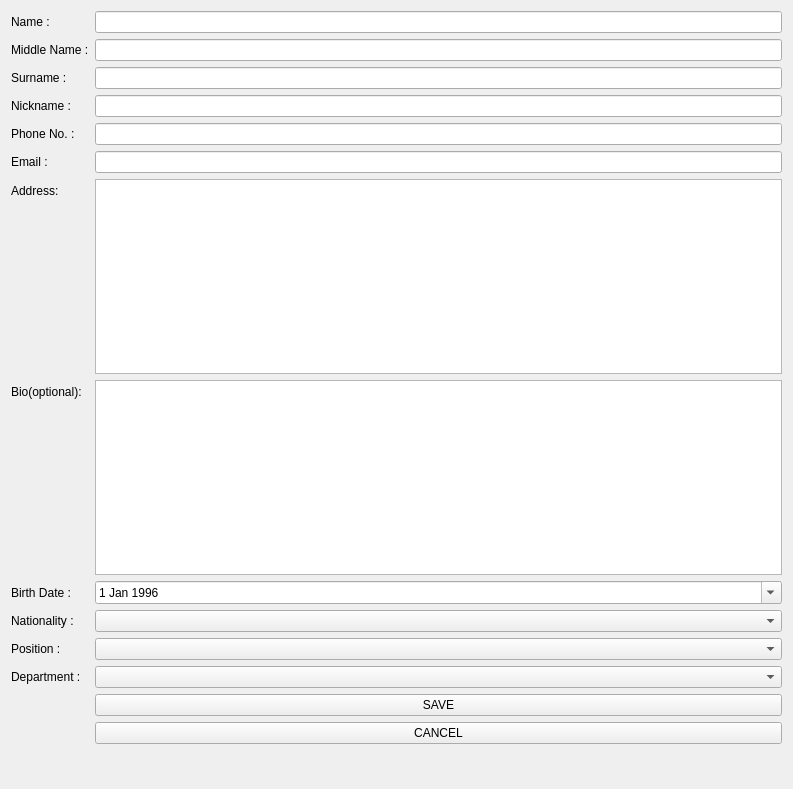
     <widget class="QWidget" name="scrollAreaWidgetContents">
      <property name="geometry">
       <rect>
        <x>0</x>
        <y>0</y>
        <width>793</width>
        <height>789</height>
       </rect>
      </property>
      <layout class="QFormLayout" name="formLayout">
       <property name="fieldGrowthPolicy">
        <enum>QFormLayout::AllNonFixedFieldsGrow</enum>
       </property>
       <item row="0" column="0">
        <widget class="QLabel" name="label_5">
         <property name="text">
          <string>Name : </string>
         </property>
        </widget>
       </item>
       <item row="0" column="1">
        <widget class="QLineEdit" name="name_lineEdit">
         <property name="mouseTracking">
          <bool>false</bool>
         </property>
         <property name="autoFillBackground">
          <bool>false</bool>
         </property>
         <property name="text">
          <string/>
         </property>
         <property name="frame">
          <bool>true</bool>
         </property>
         <property name="placeholderText">
          <string/>
         </property>
        </widget>
       </item>
       <item row="1" column="0">
        <widget class="QLabel" name="label_6">
         <property name="text">
          <string>Middle Name :</string>
         </property>
        </widget>
       </item>
       <item row="1" column="1">
        <widget class="QLineEdit" name="middlename_lineEdit">
         <property name="mouseTracking">
          <bool>false</bool>
         </property>
        </widget>
       </item>
       <item row="2" column="0">
        <widget class="QLabel" name="label_7">
         <property name="text">
          <string>Surname :</string>
         </property>
        </widget>
       </item>
       <item row="2" column="1">
        <widget class="QLineEdit" name="surname_lineEdit">
         <property name="mouseTracking">
          <bool>false</bool>
         </property>
        </widget>
       </item>
       <item row="3" column="0">
        <widget class="QLabel" name="label_9">
         <property name="text">
          <string>Nickname :</string>
         </property>
        </widget>
       </item>
       <item row="3" column="1">
        <widget class="QLineEdit" name="nickname_lineEdit">
         <property name="mouseTracking">
          <bool>false</bool>
         </property>
        </widget>
       </item>
       <item row="4" column="0">
        <widget class="QLabel" name="label_10">
         <property name="text">
          <string>Phone No. :</string>
         </property>
        </widget>
       </item>
       <item row="4" column="1">
        <widget class="QLineEdit" name="phone_lineEdit">
         <property name="mouseTracking">
          <bool>false</bool>
         </property>
        </widget>
       </item>
       <item row="5" column="0">
        <widget class="QLabel" name="label_17">
         <property name="text">
          <string>Email :</string>
         </property>
        </widget>
       </item>
       <item row="5" column="1">
        <widget class="QLineEdit" name="email_lineEdit">
         <property name="mouseTracking">
          <bool>false</bool>
         </property>
        </widget>
       </item>
       <item row="6" column="0">
        <widget class="QLabel" name="label_11">
         <property name="text">
          <string>Address:</string>
         </property>
        </widget>
       </item>
       <item row="6" column="1">
        <widget class="QTextEdit" name="address_textEdit"/>
       </item>
       <item row="7" column="0">
        <widget class="QLabel" name="label_12">
         <property name="text">
          <string>Bio(optional):</string>
         </property>
        </widget>
       </item>
       <item row="7" column="1">
        <widget class="QTextEdit" name="bio_textEdit"/>
       </item>
       <item row="8" column="0">
        <widget class="QLabel" name="label_13">
         <property name="text">
          <string>Birth Date :</string>
         </property>
        </widget>
       </item>
       <item row="8" column="1">
        <widget class="QDateEdit" name="dateEdit">
         <property name="cursor">
          <cursorShape>PointingHandCursor</cursorShape>
         </property>
         <property name="locale">
          <locale language="English" country="UnitedStates"/>
         </property>
         <property name="date">
          <date>
           <year>1996</year>
           <month>1</month>
           <day>1</day>
          </date>
         </property>
         <property name="calendarPopup">
          <bool>true</bool>
         </property>
        </widget>
       </item>
       <item row="9" column="0">
        <widget class="QLabel" name="label_16">
         <property name="text">
          <string>Nationality :</string>
         </property>
        </widget>
       </item>
       <item row="9" column="1">
        <widget class="QComboBox" name="nation_box">
         <property name="cursor">
          <cursorShape>PointingHandCursor</cursorShape>
         </property>
        </widget>
       </item>
       <item row="10" column="0">
        <widget class="QLabel" name="label_14">
         <property name="text">
          <string>Position :</string>
         </property>
        </widget>
       </item>
       <item row="10" column="1">
        <widget class="QComboBox" name="position_box">
         <property name="cursor">
          <cursorShape>PointingHandCursor</cursorShape>
         </property>
        </widget>
       </item>
       <item row="11" column="0">
        <widget class="QLabel" name="label_15">
         <property name="text">
          <string>Department :</string>
         </property>
        </widget>
       </item>
       <item row="11" column="1">
        <widget class="QComboBox" name="department_box">
         <property name="cursor">
          <cursorShape>PointingHandCursor</cursorShape>
         </property>
        </widget>
       </item>
       <item row="12" column="1">
        <widget class="QPushButton" name="save_button">
         <property name="cursor">
          <cursorShape>PointingHandCursor</cursorShape>
         </property>
         <property name="text">
          <string>SAVE</string>
         </property>
        </widget>
       </item>
       <item row="13" column="1">
        <widget class="QPushButton" name="cancel_button">
         <property name="cursor">
          <cursorShape>PointingHandCursor</cursorShape>
         </property>
         <property name="text">
          <string>CANCEL</string>
         </property>
        </widget>
       </item>
       <item row="14" column="1">
        <widget class="QLabel" name="save_warn_label">
         <property name="text">
          <string>&lt;html&gt;&lt;head/&gt;&lt;body&gt;&lt;p align=&quot;center&quot;&gt;&lt;br/&gt;&lt;/p&gt;&lt;/body&gt;&lt;/html&gt;</string>
         </property>
        </widget>
       </item>
      </layout>
      <zorder>label_5</zorder>
      <zorder>phone_lineEdit</zorder>
      <zorder>label_9</zorder>
      <zorder>surname_lineEdit</zorder>
      <zorder>name_lineEdit</zorder>
      <zorder>label_11</zorder>
      <zorder>nickname_lineEdit</zorder>
      <zorder>middlename_lineEdit</zorder>
      <zorder>label_6</zorder>
      <zorder>label_10</zorder>
      <zorder>label_7</zorder>
      <zorder>address_textEdit</zorder>
      <zorder>bio_textEdit</zorder>
      <zorder>label_12</zorder>
      <zorder>dateEdit</zorder>
      <zorder>label_13</zorder>
      <zorder>position_box</zorder>
      <zorder>department_box</zorder>
      <zorder>label_14</zorder>
      <zorder>label_15</zorder>
      <zorder>label_16</zorder>
      <zorder>nation_box</zorder>
      <zorder>label_17</zorder>
      <zorder>email_lineEdit</zorder>
      <zorder>cancel_button</zorder>
      <zorder>save_button</zorder>
      <zorder>save_warn_label</zorder>
     </widget>
